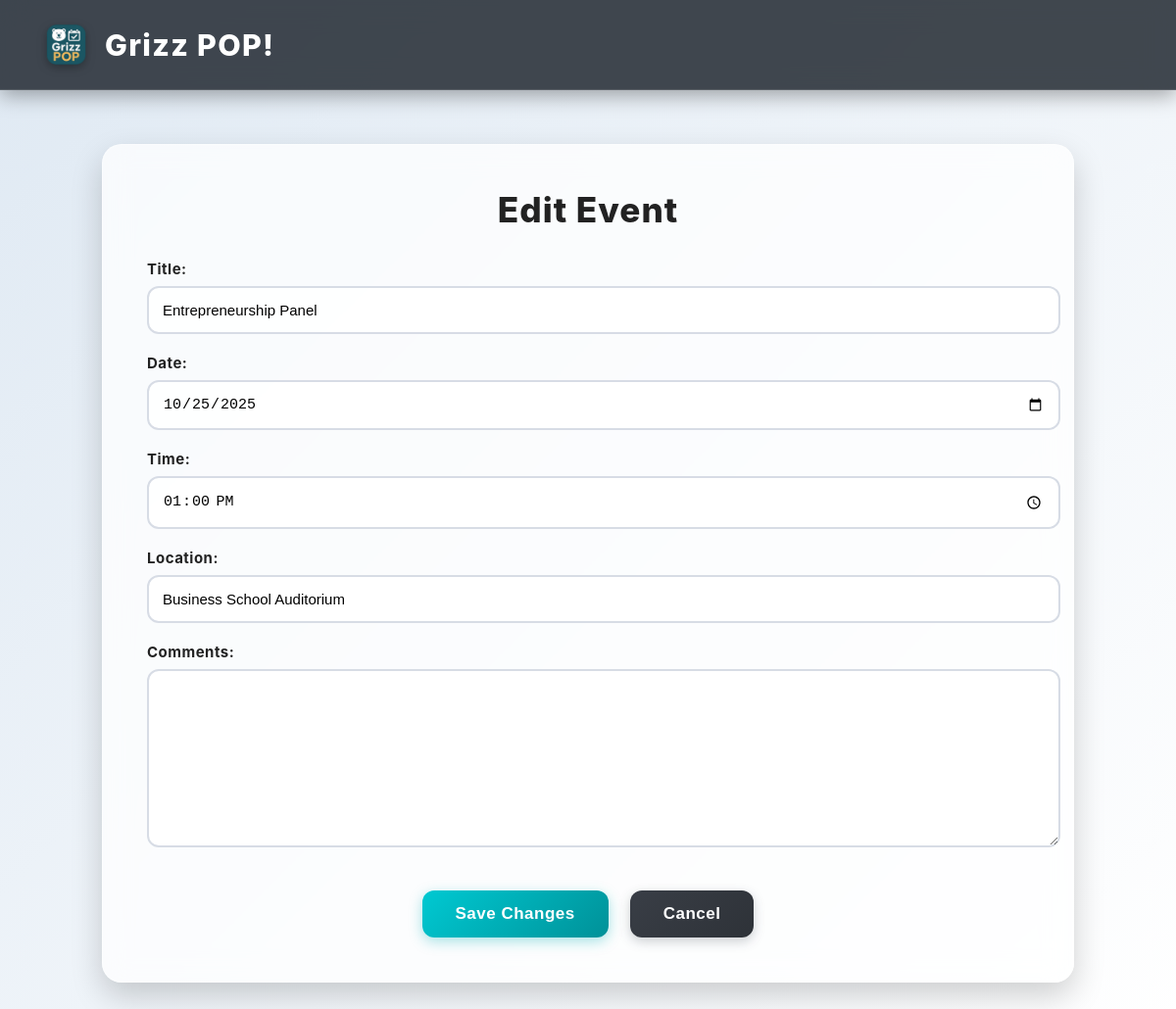
Page /edit_event.php?id=17 on the committed database.
### tables this page shows
CREATE TABLE events (
    eventID INT AUTO_INCREMENT PRIMARY KEY,
    title VARCHAR(100) NOT NULL,
    description TEXT,
    location VARCHAR(100),
    date DATE,
    time TIME,
    status ENUM('Planned','Scheduled','Completed','Cancelled'),
    setupList VARCHAR(255),
    organizerID INT,
    FOREIGN KEY (organizerID) REFERENCES users(userID)
);

### edit_event.php (the view, shortened to what this page needs)
<?php
$servername = "localhost";
$username = "root";
$password = "";
$dbname = "grizz_pop_database";
$conn = new mysqli($servername, $username, $password, $dbname);
$eventID = intval($_GET['id']);
$sql = "SELECT * FROM events WHERE eventID = $eventID";
$result = $conn->query($sql);
$event = $result->fetch_assoc();
?>
<!DOCTYPE html>
<html lang="en">
<head>
</head>
<body>
<header>
    <div class="logo-container">
        <img src="images/Grizz POP.png" class="logo" alt="Grizz POP Logo">
        <span class="logo-text">Grizz POP!</span>
    </div>
</header>
<div class="edit-card">
    <div class="edit-title">Edit Event</div>
    <form method="POST">
        <label>Title:</label>
        <input type="text" name="title"
               value="<?= htmlspecialchars($event['title']) ?>" required>
        <label>Date:</label>
        <input type="date" name="date" value="<?= $event['date'] ?>" required>
        <label>Time:</label>
        <input type="time" name="time" value="<?= $event['time'] ?>">
        <label>Location:</label>
        <input type="text" name="location"
               value="<?= htmlspecialchars($event['location']) ?>" required>
        <label>Comments:</label>
        <textarea name="comments"><?= htmlspecialchars($event['customComments'] ?? "") ?></textarea>
        <div class="button-row">
            <button type="submit" class="saveBtn">Save Changes</button>
            <a href="creation_user.php">
                <button type="button" class="cancelBtn">Cancel</button>
            </a>
        </div>
    </form>
</div>
</body>
</html>

### edit_event.php (style rules this page uses)
body { margin: 0; font-family: "Inter", sans-serif; background: linear-gradient(135deg, #dfe9f3, #ffffff); color: #222; animation: fadeIn 0.6s ease-in-out; }
header { background: rgba(34, 40, 49, 0.85); backdrop-filter: blur(14px); padding: 18px 40px; display: flex; justify-content: space-between; align-items: center; color: white; border-bottom: 1px solid rgba(255,255,255,0.12); box-shadow: 0 5px 20px rgba(0,0,0,0.35); }
.logo-container { display: flex; align-items: center; gap: 12px; }
.logo { width: 55px; filter: drop-shadow(0 3px 5px rgba(0,0,0,0.3)); }
.logo-text { font-size: 1.9rem; font-weight: 800; letter-spacing: 1.3px; }
.edit-card { max-width: 900px; margin: 55px auto; padding: 45px; border-radius: 20px; background: rgba(255,255,255,0.75); backdrop-filter: blur(14px); border: 1px solid rgba(255,255,255,0.4); box-shadow: 0 14px 32px rgba(0,0,0,0.18); animation: fadeIn 0.6s ease-in-out; transition: 0.3s ease; }
.edit-title { font-size: 2.2rem; font-weight: 800; text-align: center; letter-spacing: 1px; color: #222; margin-bottom: 30px; }
label { display: block; margin-top: 20px; font-size: 15px; font-weight: 700; color: #222; letter-spacing: 0.5px; }
input, textarea, select { width: 100%; margin-top: 8px; padding: 14px; font-size: 15px; background: rgba(255,255,255,0.85); border: 2px solid #d7dce5; border-radius: 12px; transition: 0.25s ease; }
textarea { min-height: 150px; resize: vertical; }
.button-row { margin-top: 40px; display: flex; justify-content: center; gap: 22px; }
.saveBtn { background: linear-gradient(135deg, #00c9d2, #009198); color: white; padding: 14px 34px; font-size: 17px; border-radius: 12px; border: none; cursor: pointer; font-weight: 700; letter-spacing: 0.5px; transition: 0.3s ease; box-shadow: 0 4px 14px rgba(0,173,181,0.35); }
.cancelBtn { background: linear-gradient(135deg, #393e46, #2e3238); color: white; padding: 14px 34px; font-size: 17px; border-radius: 12px; border: none; cursor: pointer; font-weight: 700; letter-spacing: 0.5px; transition: 0.3s ease; box-shadow: 0 4px 12px rgba(57,62,70,0.25); }

### rows in the picture
events: title "Entrepreneurship Panel", date "10/25/2025", time "13:00:00", location "Business School Auditorium"
